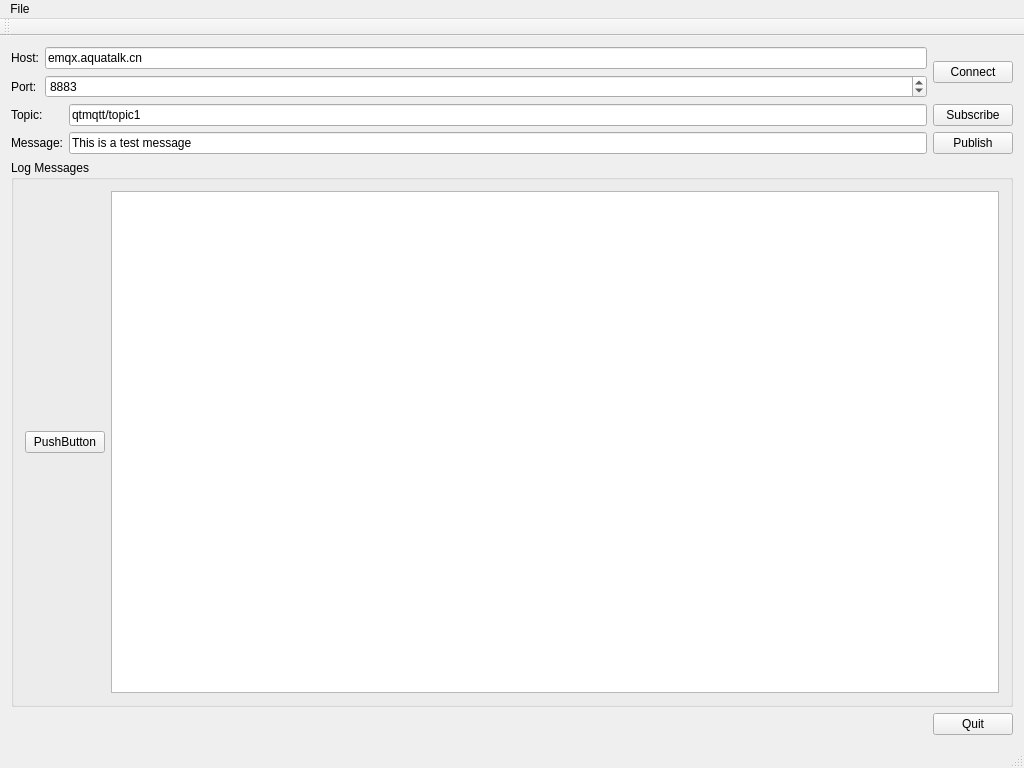
<?xml version="1.0" encoding="UTF-8"?>
<ui version="4.0">
 <class>MainWindow</class>
 <widget class="QMainWindow" name="MainWindow">
  <property name="geometry">
   <rect>
    <x>0</x>
    <y>0</y>
    <width>1024</width>
    <height>768</height>
   </rect>
  </property>
  <property name="windowTitle">
   <string>MainWindow</string>
  </property>
  <widget class="QWidget" name="centralWidget">
   <layout class="QVBoxLayout" name="verticalLayout">
    <item>
     <layout class="QHBoxLayout" name="horizontalLayout">
      <item>
       <layout class="QFormLayout" name="formLayout">
        <item row="0" column="0">
         <widget class="QLabel" name="label">
          <property name="text">
           <string>Host:</string>
          </property>
         </widget>
        </item>
        <item row="0" column="1">
         <widget class="QLineEdit" name="lineEditHost">
          <property name="text">
           <string>emqx.aquatalk.cn</string>
          </property>
         </widget>
        </item>
        <item row="2" column="0">
         <widget class="QLabel" name="label_2">
          <property name="text">
           <string>Port:</string>
          </property>
         </widget>
        </item>
        <item row="2" column="1">
         <widget class="QSpinBox" name="spinBoxPort">
          <property name="maximum">
           <number>99999</number>
          </property>
          <property name="value">
           <number>8883</number>
          </property>
         </widget>
        </item>
       </layout>
      </item>
      <item>
       <widget class="QPushButton" name="buttonConnect">
        <property name="text">
         <string>Connect</string>
        </property>
       </widget>
      </item>
     </layout>
    </item>
    <item>
     <layout class="QGridLayout" name="gridLayout">
      <item row="1" column="1">
       <widget class="QLineEdit" name="lineEditMessage">
        <property name="text">
         <string>This is a test message</string>
        </property>
       </widget>
      </item>
      <item row="1" column="0">
       <widget class="QLabel" name="label_4">
        <property name="text">
         <string>Message:</string>
        </property>
       </widget>
      </item>
      <item row="0" column="2">
       <widget class="QPushButton" name="buttonSubscribe">
        <property name="text">
         <string>Subscribe</string>
        </property>
       </widget>
      </item>
      <item row="1" column="2">
       <widget class="QPushButton" name="buttonPublish">
        <property name="text">
         <string>Publish</string>
        </property>
       </widget>
      </item>
      <item row="0" column="1">
       <widget class="QLineEdit" name="lineEditTopic">
        <property name="text">
         <string>qtmqtt/topic1</string>
        </property>
       </widget>
      </item>
      <item row="0" column="0">
       <widget class="QLabel" name="label_3">
        <property name="text">
         <string>Topic:</string>
        </property>
       </widget>
      </item>
     </layout>
    </item>
    <item>
     <widget class="QGroupBox" name="groupBox">
      <property name="title">
       <string>Log Messages</string>
      </property>
      <layout class="QHBoxLayout" name="horizontalLayout_2">
       <item>
        <widget class="QPushButton" name="importVars">
         <property name="text">
          <string>PushButton</string>
         </property>
        </widget>
       </item>
       <item>
        <widget class="QPlainTextEdit" name="editLog"/>
       </item>
      </layout>
     </widget>
    </item>
    <item>
     <layout class="QHBoxLayout" name="horizontalLayout_3">
      <item>
       <spacer name="horizontalSpacer">
        <property name="orientation">
         <enum>Qt::Horizontal</enum>
        </property>
        <property name="sizeHint" stdset="0">
         <size>
          <width>40</width>
          <height>20</height>
         </size>
        </property>
       </spacer>
      </item>
      <item>
       <widget class="QPushButton" name="buttonQuit">
        <property name="text">
         <string>Quit</string>
        </property>
       </widget>
      </item>
     </layout>
    </item>
   </layout>
  </widget>
  <widget class="QMenuBar" name="menuBar">
   <property name="geometry">
    <rect>
     <x>0</x>
     <y>0</y>
     <width>1024</width>
     <height>22</height>
    </rect>
   </property>
   <widget class="QMenu" name="menuFile">
    <property name="title">
     <string>File</string>
    </property>
    <addaction name="actionQuit"/>
   </widget>
   <addaction name="menuFile"/>
  </widget>
  <widget class="QToolBar" name="mainToolBar">
   <attribute name="toolBarArea">
    <enum>TopToolBarArea</enum>
   </attribute>
   <attribute name="toolBarBreak">
    <bool>false</bool>
   </attribute>
  </widget>
  <widget class="QStatusBar" name="statusBar"/>
  <action name="actionQuit">
   <property name="text">
    <string>Quit</string>
   </property>
  </action>
 </widget>
 <layoutdefault spacing="6" margin="11"/>
 <resources/>
 <connections/>
</ui>
